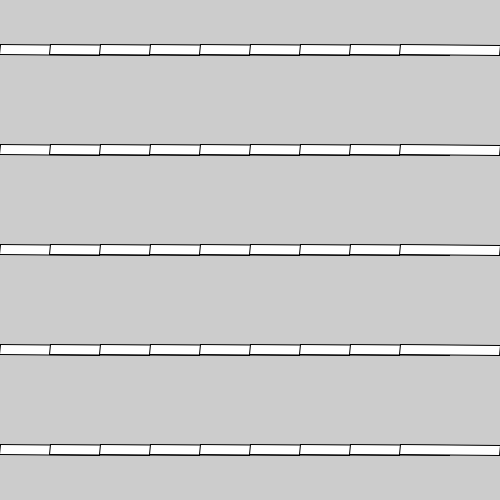
Frame 1 (no input)
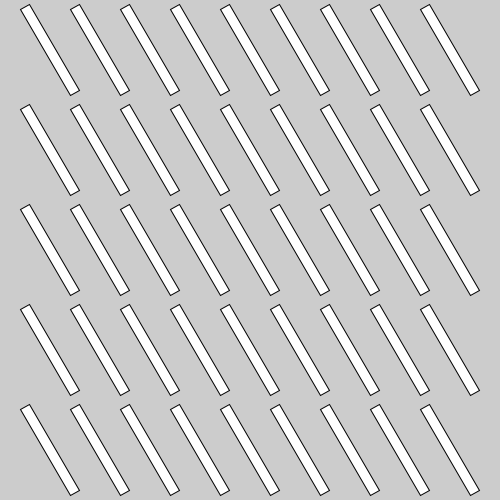
Frame 60 (the mouse pressed at the canvas centre just before this capture)
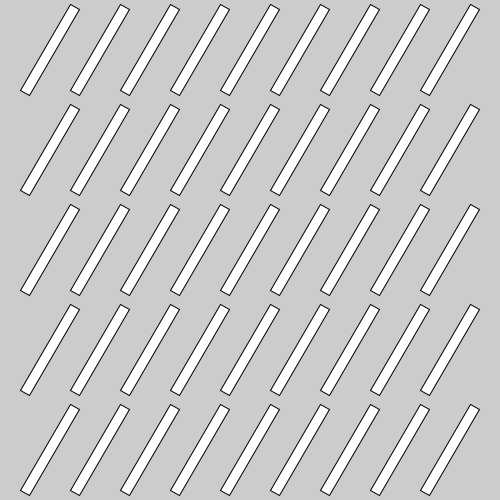
Frame 120 (the mouse held since frame 60 and released just before this capture)

The Processing sketch that drew these frames (run headless with seeded random() and noise(); from frame 60 on, the mouse is pressed at the canvas centre):

// Processing sketch: week05_7_many_pushMatrix_popMatrix
// ── week05_7_many_pushMatrix_popMatrix.pde
// week05_7_many_pushMatrix_popMatrix
void setup(){
   size(500,500); 
}
void draw(){
  background(204);
  for(int x=50;x<500;x+=50){ // 每個距離100
    for(int y=50;y<500;y+=100){ // 每個距離100
      pushMatrix();
      translate(x,y); // 移到對應位置
      rotate(radians(frameCount));
      rect(-50, -5, 100, 10);
      popMatrix();
    }
  }
}
